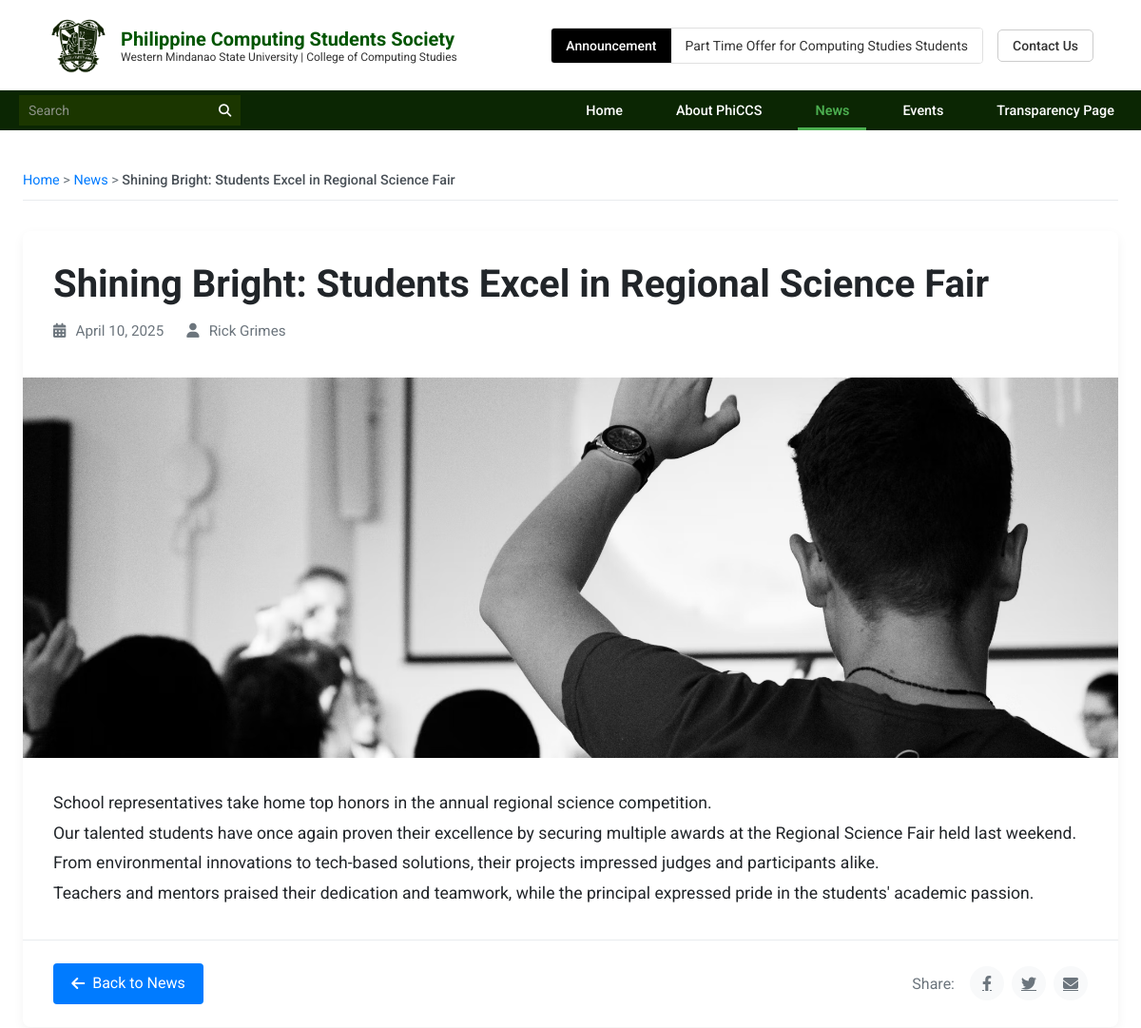
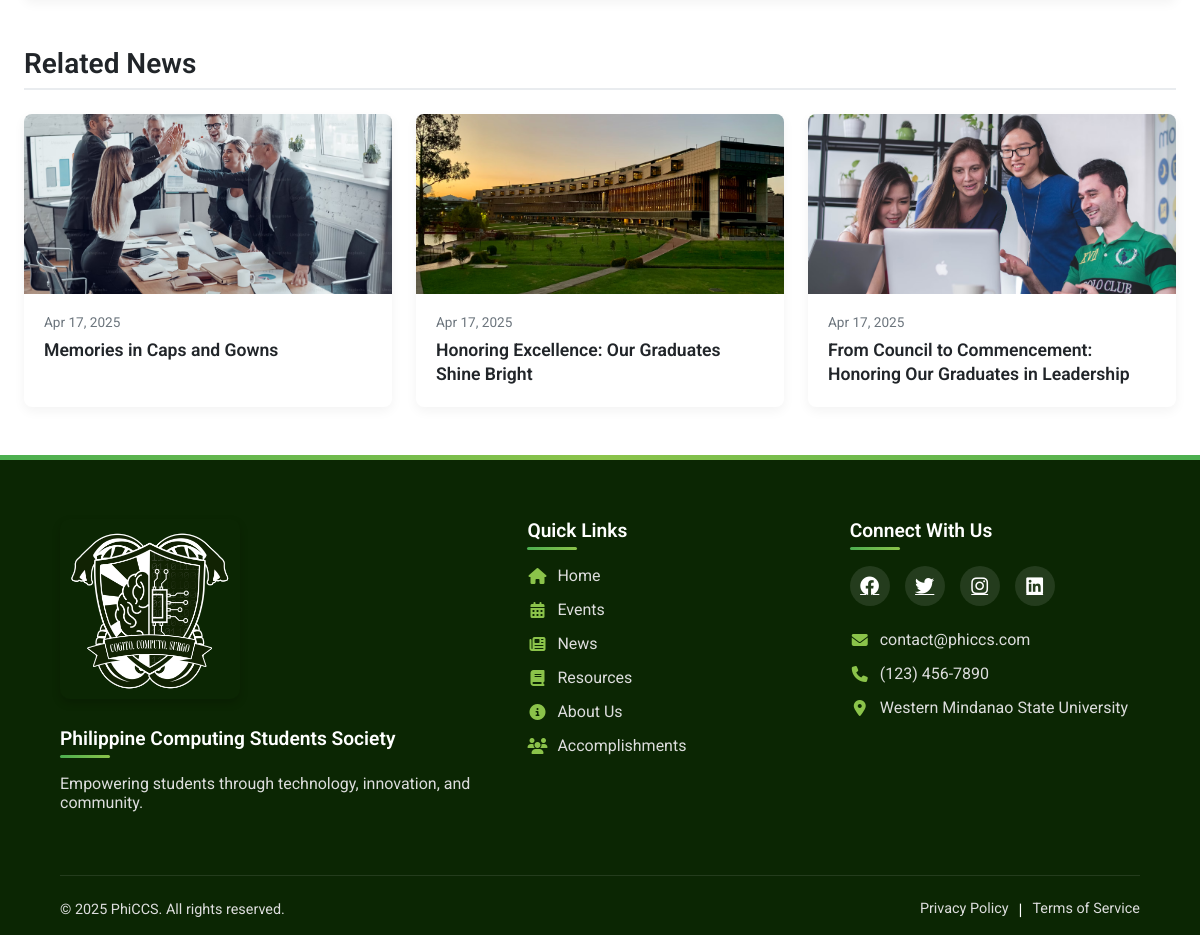
The page /views/user/news-detail.php?id=13 on the database its author committed (2 pictures, top to bottom).
### tables this page shows
CREATE TABLE `news` (
  `news_id` int(11) NOT NULL,
  `news_title` varchar(255) NOT NULL,
  `news_description` text DEFAULT NULL,
  `message` text DEFAULT NULL,
  `category` varchar(255) NOT NULL,
  `image` longtext DEFAULT NULL,
  `news_date` date DEFAULT NULL,
  `created_at` datetime DEFAULT current_timestamp(),
  `created_by` int(11) DEFAULT NULL,
  `updated_at` datetime DEFAULT current_timestamp() ON UPDATE current_timestamp(),
  `updated_by` int(11) DEFAULT NULL,
  `author` varchar(255) DEFAULT NULL,
  `is_latest` tinyint(1) DEFAULT 0
);

### classes/newsClass.php (called while the page is built, shortened)
<?php
require_once 'databaseClass.php';
class NewsClass {
    private $connection;
    public function __construct() {
        $database = new Database();
        $this->connection = $database->connect();
    }
    public function fetchNewsByAdmin() {
        try {
            $query = "
                SELECT
                    n.news_id,
                    n.news_title,
                    n.news_description,
                    n.message,
                    n.category,
                    n.image,
                    n.news_date,
                    n.created_at,
                    n.author,
                    n.is_latest
                FROM
                    news n
                ORDER BY
                    n.created_at DESC
            ";
            $statement = $this->connection->prepare($query);
            $statement->execute();
            return $statement->fetchAll(PDO::FETCH_ASSOC);
        } catch (PDOException $exception) {
            error_log("Error fetching news: " . $exception->getMessage());
            return [];
        }
    }
    public function getNewsById($newsId) {
        $sql = "SELECT * FROM news WHERE news_id = :news_id";
        $stmt = $this->connection->prepare($sql);
        $stmt->bindParam(':news_id', $newsId);
        $stmt->execute();
        return $stmt->fetch(PDO::FETCH_ASSOC);
    }
}

### classes/databaseClass.php (called while the page is built)
<?php
class Database{
    protected $connection;
    function connect(){
        try {
            $this->connection = new PDO("mysql:host=localhost;dbname=phicss","root","");
        } catch (PDOException $e) {
            echo "ERROR MESSAGE: " . $e->getMessage();
        }
        return $this->connection;
    }
}
?>

### views/user/news-detail.php (the view, shortened to what this page needs)
<?php
include_once '../../includes/header.php';
require_once '../../classes/newsClass.php';
$newsId = intval($_GET['id']);
$newsClass = new NewsClass();
$newsItem = $newsClass->getNewsById($newsId);
$formattedDate = date('F d, Y', strtotime($newsItem['news_date']));
$defaultImage = $base_url . 'assets/images/default.png';
$imagePath = $base_url . 'assets/images/' . htmlspecialchars($newsItem['image']);
?>
<link rel="stylesheet" href="<?php echo $base_url; ?>css/news-detail.css">
<div class="container news-detail-container">
    <div class="breadcrumb">
        <a href="<?php echo $base_url; ?>">Home</a> &gt;
        <a href="<?php echo $base_url; ?>views/user/news.php">News</a> &gt;
        <span><?php echo htmlspecialchars($newsItem['news_title']); ?></span>
    </div>
    <article class="news-article">
        <header>
            <h1 class="news-title"><?php echo htmlspecialchars($newsItem['news_title']); ?></h1>
            <div class="news-meta">
                <span class="news-date"><i class="fas fa-calendar-alt"></i> <?php echo $formattedDate; ?></span>
                <span class="news-author"><i class="fas fa-user"></i> <?php echo htmlspecialchars($newsItem['author']); ?></span>
            </div>
        </header>
        <div class="news-featured-image">
            <img src="<?php echo $imagePath; ?>" alt="<?php echo htmlspecialchars($newsItem['news_title']); ?>" onerror="this.src='<?php echo $defaultImage; ?>'">
        </div>
        <div class="news-content">
            <div class="news-description">
                <?php echo nl2br(htmlspecialchars($newsItem['news_description'])); ?>
            </div>
        </div>
        <footer class="news-footer">
            <div class="news-navigation">
                <a href="<?php echo $base_url; ?>views/user/news.php" class="btn btn-primary">
                    <i class="fas fa-arrow-left"></i> Back to News
                </a>
                <div class="news-share">
                    <span>Share:</span>
                    <a href="https://www.facebook.com/sharer/sharer.php?u=<?php echo urlencode($_SERVER['REQUEST_URI']); ?>" target="_blank" class="share-btn facebook">
                        <i class="fab fa-facebook-f"></i>
                    </a>
                    <a href="https://twitter.com/intent/tweet?url=<?php echo urlencode($_SERVER['REQUEST_URI']); ?>&text=<?php echo urlencode($newsItem['news_title']); ?>" target="_blank" class="share-btn twitter">
                        <i class="fab fa-twitter"></i>
                    </a>
                    <a href="mailto:?subject=<?php echo urlencode($newsItem['news_title']); ?>&body=<?php echo urlencode('Check out this news: ' . $_SERVER['REQUEST_URI']); ?>" class="share-btn email">
                        <i class="fas fa-envelope"></i>
                    </a>
                </div>
            </div>
        </footer>
    </article>
    <div class="related-news">
        <h3>Related News</h3>
        <div class="related-news-container">
            <?php
            $relatedNews = $newsClass->fetchNewsByAdmin();
            $count = 0;
            foreach ($relatedNews as $related) {
                if ($related['news_id'] == $newsId || $count >= 3) continue;
                $relatedDate = date('M d, Y', strtotime($related['news_date']));
                $relatedImagePath = $base_url . 'assets/images/' . htmlspecialchars($related['image']);
            ?>
            <div class="related-news-item">
                <div class="related-news-image">
                    <img src="<?php echo $relatedImagePath; ?>" alt="<?php echo htmlspecialchars($related['news_title']); ?>" onerror="this.src='<?php echo $defaultImage; ?>'">
                </div>
                <div class="related-news-content">
                    <div class="related-news-date"><?php echo $relatedDate; ?></div>
                    <h4 class="related-news-title">
                        <a href="<?php echo $base_url; ?>views/user/news-detail.php?id=<?php echo $related['news_id']; ?>">
                            <?php echo htmlspecialchars($related['news_title']); ?>
                        </a>
                    </h4>
                </div>
            </div>
            <?php
                $count++;
            }
            ?>
        </div>
    </div>
</div>
<?php
include_once '../../includes/footer.php';
?>

### css/header.css (style rules this page uses)
* { margin: 0; padding: 0; box-sizing: border-box; font-family: 'Roboto', sans-serif; }
body { overflow-x: hidden; width: 100%; margin: 0; padding: 0; font-family: 'Roboto', sans-serif; }
header { width: 100%; margin: 0; padding: 0; position: relative; z-index: 1000; background-color: white; transition: all 0.3s ease; }

### css/news-detail.css (style rules this page uses)
.news-detail-container { max-width: 1200px; margin: 2rem auto; padding: 0 1.5rem; font-family: 'Roboto', sans-serif; }
.breadcrumb { margin-bottom: 2rem; padding: 0.75rem 0; font-size: 0.9rem; color: #6c757d; border-bottom: 1px solid #e9ecef; }
.breadcrumb a { color: #007bff; text-decoration: none; transition: color 0.2s; }
.breadcrumb span { color: #495057; font-weight: 500; }
.news-article { background-color: #fff; border-radius: 8px; box-shadow: 0 4px 12px rgba(0, 0, 0, 0.05); overflow: hidden; margin-bottom: 2.5rem; }
.news-article header { padding: 2rem 2rem 1rem; }
.news-title { font-size: 2.5rem; font-weight: 700; line-height: 1.2; margin-bottom: 1rem; color: #212529; }
.news-meta { display: flex; flex-wrap: wrap; gap: 1.5rem; color: #6c757d; font-size: 0.95rem; margin-bottom: 1.5rem; }
.news-meta i { margin-right: 0.4rem; }
.news-featured-image { width: 100%; height: 400px; overflow: hidden; position: relative; }
.news-featured-image img { width: 100%; height: 100%; object-fit: cover; transition: transform 0.3s ease; }
.news-content { padding: 2rem; }
.news-description { color: #212529; line-height: 1.8; font-size: 1.1rem; }
.news-footer { padding: 1.5rem 2rem; border-top: 1px solid #e9ecef; }
.news-navigation { display: flex; justify-content: space-between; align-items: center; flex-wrap: wrap; gap: 1rem; }
.btn { display: inline-flex; align-items: center; padding: 0.6rem 1.2rem; font-size: 1rem; line-height: 1.5; border-radius: 0.25rem; text-decoration: none; transition: all 0.2s; }
.btn i { margin-right: 0.5rem; }
.btn-primary { background-color: #007bff; color: #fff; border: none; }
.news-share { display: flex; align-items: center; gap: 0.5rem; }
.news-share span { color: #6c757d; margin-right: 0.5rem; }
.share-btn { display: inline-flex; justify-content: center; align-items: center; width: 36px; height: 36px; border-radius: 50%; background-color: #f8f9fa; color: #6c757d; transition: all 0.2s; }
.related-news { margin-top: 3rem; }
.related-news h3 { font-size: 1.75rem; font-weight: 600; margin-bottom: 1.5rem; color: #212529; padding-bottom: 0.5rem; border-bottom: 2px solid #e9ecef; }
.related-news-container { display: grid; grid-template-columns: repeat(auto-fill, minmax(300px, 1fr)); gap: 1.5rem; }
.related-news-item { background-color: #fff; border-radius: 8px; box-shadow: 0 4px 12px rgba(0, 0, 0, 0.05); overflow: hidden; transition: transform 0.3s ease, box-shadow 0.3s ease; }
.related-news-image { width: 100%; height: 180px; overflow: hidden; }
.related-news-image img { width: 100%; height: 100%; object-fit: cover; transition: transform 0.3s ease; }
.related-news-content { padding: 1.25rem; }
.related-news-date { font-size: 0.85rem; color: #6c757d; margin-bottom: 0.5rem; }
.related-news-title { font-size: 1.1rem; font-weight: 600; line-height: 1.4; margin: 0; }
.related-news-title a { color: #212529; text-decoration: none; transition: color 0.2s; }

### rows shown on the page
news: news_title "Shining Bright: Students Excel in Regional Science Fair", news_date "April 10, 2025", author "Rick Grimes", image (picture), news_description "School representatives take home top honors in the annual regional science competition. Our talented students have once again proven their excellence by securing multiple awards at the Regional Science Fair held last weekend. From environmental innovations to tech-based solutions, their projects impressed judges and participants alike. Teachers and mentors praised their dedication and teamwork, while the principal expressed pride in the students' academic passion."
news: image (picture), news_date "Apr 17, 2025", news_title "Memories in Caps and Gowns"
news: image (picture), news_date "Apr 17, 2025", news_title "Honoring Excellence: Our Graduates Shine Bright"
news: image (picture), news_date "Apr 17, 2025", news_title "From Council to Commencement: Honoring Our Graduates in Leadership"
